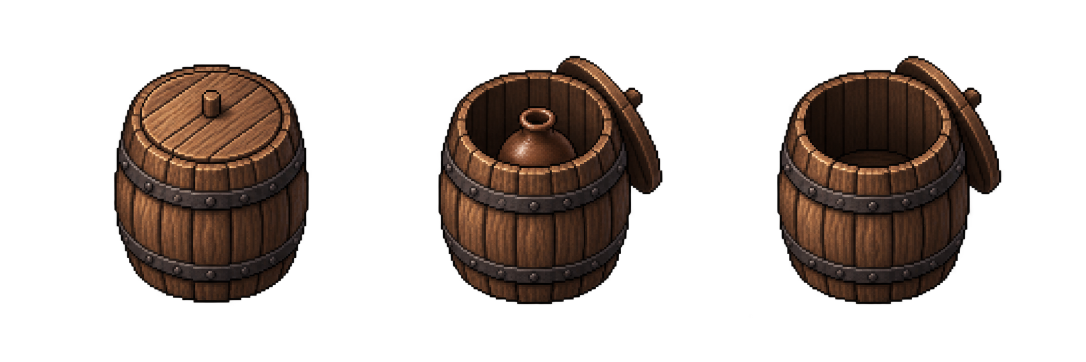
#> input picture art_sources/exploration_containers_v1/wine-barrel.png, 2172 x 724 px, given in place of ref-page-bg.png, which was not available (shown at 1/2 size)
$ python measure.py ../../../art_sources/exploration_containers_v1/wine-barrel.png ../../../art_sources/exploration_containers_v1/containers-a.png
#> lines starting #> are read from the running program, lines starting #| are printed output that depends on the picture; after the words box and inside, x2 and y2 are one past the last pixel; in counts of white or black regions, pixels touching at a corner belong together
#!/usr/bin/env python3
"""背景板第四版量化检查（同一套底图颜色，差异靠明暗和构图）。
配色合规：有色像素（饱和度 >10%）里色相落在底图范围 15°～60° 的比例，要求 ≥ 95%；饱和度均值不超过底图的 1.5 倍。
差异：明度均值、对比（明度标准差）、雾与留白（很亮且几乎无色的像素占比）、左右重心、上下明暗差；
两张至少满足一条才算“不一样”：明度差 ≥ 8，对比差 ≥ 5，留白差 ≥ 0.12，重心差 ≥ 0.10，上下明暗差之差 ≥ 10。
用法：python3 measure.py <目录> <后缀>"""
import sys, os, json, colorsys, itertools
import numpy as np
from PIL import Image

KEYS = ['hero-village', 'hero-modern', 'hero-guiyun', 'ye', 'suzhi', 'yinhongying', 'peizhigu', 'censhuang']
NAME = {'hero-village': '萧白村衣', 'hero-modern': '萧白现代装', 'hero-guiyun': '萧白归云谷', 'ye': '叶蘅', 'suzhi': '苏芷',
        'yinhongying': '殷红缨', 'peizhigu': '裴知古', 'censhuang': '岑霜'}
HERE = os.path.dirname(os.path.abspath(__file__))

def hsv_of(path, crop=0.12):
#> called with crop = 0.12
    im = Image.open(path).convert('RGB').resize((256, 256), Image.BOX)
    a = np.asarray(im).astype(np.float32) / 255
    if crop: m = int(256 * crop); a = a[m:-m, m:-m]
    return np.array([colorsys.rgb_to_hsv(*p) for p in a.reshape(-1, 3)]).reshape(a.shape)

def metrics(path):
    hsv = hsv_of(path); h, s, v = hsv[..., 0] * 360, hsv[..., 1], hsv[..., 2]
    col = s > 0.10
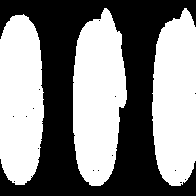
#> col: shape (196, 196) bool; 52.8% white; 16 black regions (15 under 20 px), largest, box (x1, y1, x2, y2) and area: (0, 0, 196, 196) 18111
    inside = float(((h >= 13) & (h <= 62) & col).sum() / max(1, col.sum()))
#> inside = 0.856
    rows = v.mean(1)
#> rows = 196 values, max 0.271 at index 89, min 0 at index 0, mean 0.149
    dark = 1 - v; cols = dark.mean(0)
#> after `dark = 1 - v`:
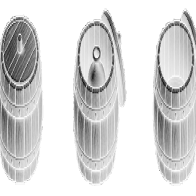
#> dark: shape (196, 196) float64; min 0.0431, max 1, mean 0.851
#> after `cols = dark.mean(0)`: cols = 196 values, max 1 at index 44, min 0.607 at index 11, mean 0.851
    return {'val': round(float(v.mean() * 100), 1), 'con': round(float(v.std() * 100), 1),
            'mist': round(float(((v > 0.88) & (s < 0.10)).mean()), 2),
            'cx': round(float((cols * np.arange(len(cols))).sum() / cols.sum() / len(cols)), 3),
            'tb': round(float((rows[: len(rows) // 3].mean() - rows[-len(rows) // 3:].mean()) * 100), 1),
            'sat': round(float(s.mean() * 100), 1), 'in_palette': round(inside, 3)}

def differ(a, b):
    w = []
    if abs(a['val'] - b['val']) >= 8: w.append('明度')
    if abs(a['con'] - b['con']) >= 5: w.append('对比')
    if abs(a['mist'] - b['mist']) >= 0.12: w.append('留白')
    if abs(a['cx'] - b['cx']) >= 0.10: w.append('重心')
    if abs(a['tb'] - b['tb']) >= 10: w.append('上下明暗')
    return w

if __name__ == '__main__':
    d, suf = sys.argv[1], sys.argv[2]
    page = metrics(os.path.join(HERE, 'ref-page-bg.png'))
    M = {k: metrics(os.path.join(d, k + suf)) for k in KEYS if os.path.exists(os.path.join(d, k + suf))}
#> call 2 of hsv_of, with crop = 0.12
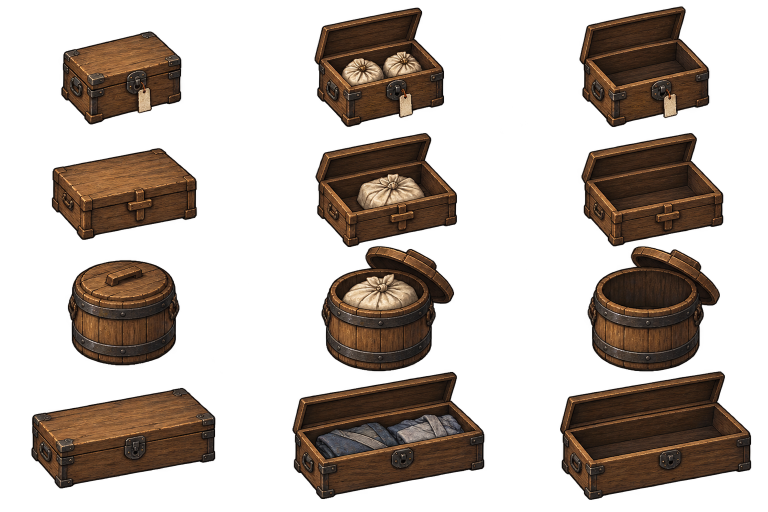
#> input picture art_sources/exploration_containers_v1/containers-a.png, 1536 x 1024 px, found by its file name (shown at 1/2 size)
#> in metrics (call 2), `h, s, v = (hsv[..., 0] * 360, hsv[..., 1], hsv[..., 2])`:
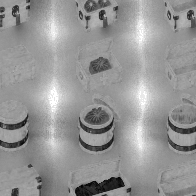
#> s: shape (196, 196) float64; min 0.0119, max 1, mean 0.588
#> in metrics (call 2), `h, s, v = (hsv[..., 0] * 360, hsv[..., 1], hsv[..., 2])`:
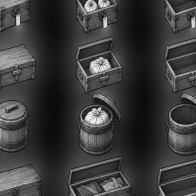
#> v: shape (196, 196) float64; min 0.0353, max 0.957, mean 0.23
#> in metrics (call 2), `col = s > 0.10`:
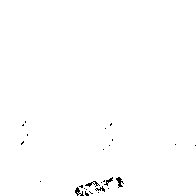
#> col: shape (196, 196) bool; 99.4% white; black in thin lines or dots, all inside (x1, y1, x2, y2) = (21, 121, 196, 196)
#> in metrics (call 2), `inside = float(((h >= 13) & (h <= 62) & col).sum() / max(1, col.sum()))`: inside = 0.995
#> in metrics (call 2), `rows = v.mean(1)`: rows = 196 values, max 0.301 at index 181, min 0.166 at index 147, mean 0.23
#> in metrics (call 2), `dark = 1 - v`:
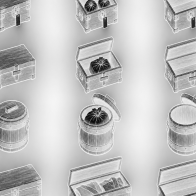
#> dark: shape (196, 196) float64; min 0.0431, max 0.965, mean 0.77
#> in metrics (call 2), `cols = dark.mean(0)`: cols = 196 values, max 0.925 at index 141, min 0.597 at index 0, mean 0.77
    print('底图本身：饱和度 %.0f，色相在范围内 %.0f%%\n' % (page['sat'], page['in_palette'] * 100))
#| 底图本身：饱和度 28，色相在范围内 86%
    print('| 人物 | 明度 | 对比 | 留白 | 左右重心 | 上下明暗差 | 饱和度 | 色相在底图范围内 |')
    print('| --- | --- | --- | --- | --- | --- | --- | --- |')
    bad = []
    for k, m in M.items():
        ok = m['in_palette'] >= 0.95 and m['sat'] <= page['sat'] * 1.5 + 2
        if not ok: bad.append(NAME[k])
        print('| %s | %.0f | %.0f | %.2f | %.2f | %+.0f | %.0f | %.0f%%%s |' % (NAME[k], m['val'], m['con'], m['mist'], m['cx'], m['tb'], m['sat'], m['in_palette'] * 100, '' if ok else ' ✗'))
#> this loop made 8 passes
#> k on passes 1 to 8: 'hero-village', 'hero-modern', 'hero-guiyun', 'ye', 'suzhi', 'yinhongying', 'peizhigu', 'censhuang'
#| | 萧白村衣 | 23 | 15 | 0.00 | 0.51 | -0 | 59 | 100% ✗ |
#| | 萧白现代装 | 23 | 15 | 0.00 | 0.51 | -0 | 59 | 100% ✗ |
#| | 萧白归云谷 | 23 | 15 | 0.00 | 0.51 | -0 | 59 | 100% ✗ |
#| | 叶蘅 | 23 | 15 | 0.00 | 0.51 | -0 | 59 | 100% ✗ |
#| | 苏芷 | 23 | 15 | 0.00 | 0.51 | -0 | 59 | 100% ✗ |
#| | 殷红缨 | 23 | 15 | 0.00 | 0.51 | -0 | 59 | 100% ✗ |
#| | 裴知古 | 23 | 15 | 0.00 | 0.51 | -0 | 59 | 100% ✗ |
#| | 岑霜 | 23 | 15 | 0.00 | 0.51 | -0 | 59 | 100% ✗ |
#> after the loop, bad = ['萧白村衣', '萧白现代装', '萧白归云谷', '叶蘅', '苏芷', '殷红缨', '裴知古', '岑霜']
    same = [(x, y) for x, y in itertools.combinations(M, 2) if not differ(M[x], M[y])]
#> same = 28 items, first 6: ('hero-village', 'hero-modern'), ('hero-village', 'hero-guiyun'), ('hero-village', 'ye'), ('hero-village', 'suzhi'), ('hero-village', 'yinhongying'), ('hero-village', 'peizhigu')
    print('\n配色超出底图的：%s' % ('、'.join(bad) or '无'))
#| 配色超出底图的：萧白村衣、萧白现代装、萧白归云谷、叶蘅、苏芷、殷红缨、裴知古、岑霜
    print('两两比较 %d 对，拉不开的 %d 对：%s' % (len(list(itertools.combinations(M, 2))), len(same), '、'.join('%s—%s' % (NAME[x], NAME[y]) for x, y in same) or '无'))
#> (printed output is left out)
    json.dump({'page': page, 'metrics': M, 'same_pairs': same, 'off_palette': bad}, open(os.path.join(HERE, 'measure_%s.json' % os.path.basename(os.path.normpath(d))), 'w'), ensure_ascii=False, indent=1)
#> (the run stopped early here; a loop or call above may not have finished)
